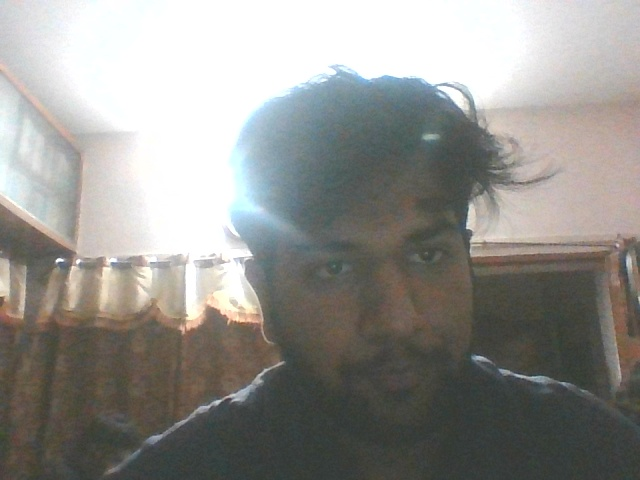
#> input picture captured_image.jpg, 640 x 480 px; its folder holds only this picture in this run
$ python -i multiplesketch.py   (imports and definitions only)
#> lines starting #> are read from the running program, lines starting #| are printed output that depends on the picture
#> further down, picture is the input picture: shape (480, 640, 3); mean B, G, R 141.5, 145.7, 146.7
import cv2
import os
import tkinter as tk
from tkinter import filedialog
from PIL import Image, ImageTk

# Function to apply Sketch effect to an image
def apply_sketch_effect(image):
    # Convert image to grayscale
    gray = cv2.cvtColor(image, cv2.COLOR_BGR2GRAY)
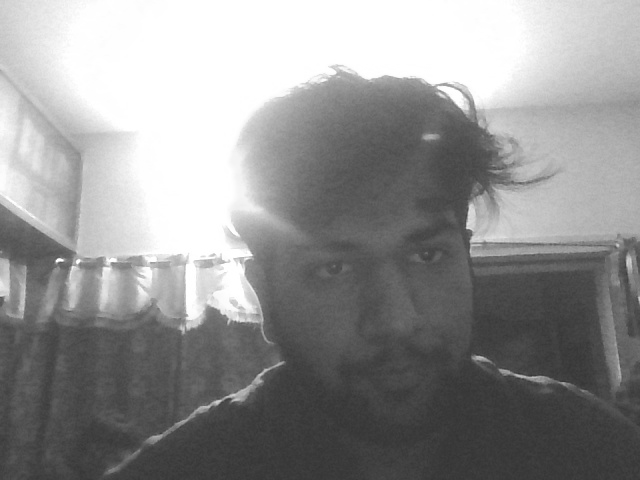
#> gray: shape (480, 640); min 51, max 255, mean 145.5

    # Invert the grayscale image
    inverted = cv2.bilateralFilter(gray, 9, 300, 300)

    # Apply Gaussian blur to the inverted image
    blurred = cv2.GaussianBlur(inverted, (21, 21), 10)
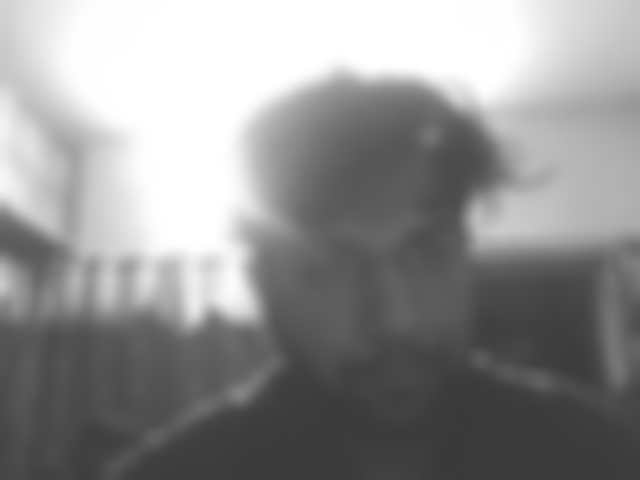
#> blurred: shape (480, 640); min 57, max 255, mean 145.5

    # Blend the grayscale image with the blurred image using the "color dodge" blend mode
    sketch = cv2.divide(gray, blurred, scale=256.0)
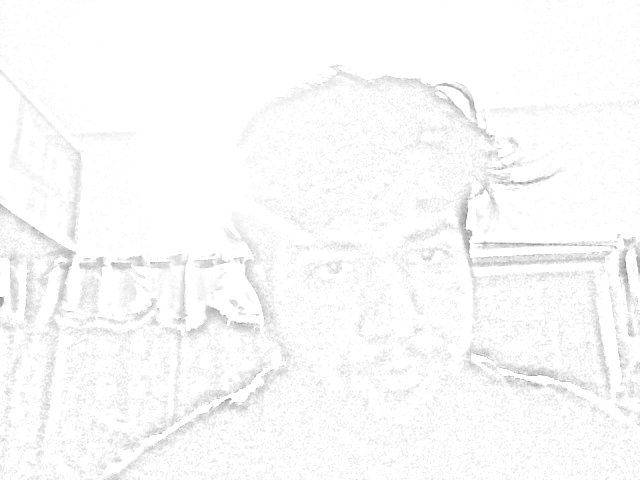
#> sketch: shape (480, 640); min 129, max 255, mean 250.3

    return sketch

# Function to process images in a directory
def process_images_in_directory():
   # Select the dataset directory using a file dialog
    dataset_directory = filedialog.askdirectory(title="Select Dataset Directory")

    if dataset_directory:
        # Create output directory
        output_directory = dataset_directory + "_Sketchified"
        if not os.path.exists(output_directory):
            os.makedirs(output_directory)

        # Iterate over each image in the directory
        for filename in os.listdir(dataset_directory):
            if filename.endswith(".jpg") or filename.endswith(".png") or filename.endswith(".jpeg"):
                # Read the image
                image_path = os.path.join(dataset_directory, filename)
                image = cv2.imread(image_path)

                # Apply Sketch effect
                Sketch_image = apply_sketch_effect(image)

                # Save the Sketchified image
                output_path = os.path.join(output_directory, filename)
                cv2.imwrite(output_path, Sketch_image)

                print(f"Processed image: {filename}")

        print("Sketch completed!")

# Create the main tkinter window
# [3 lines not run here, left out]

# [1 line that did not run here, left out]
# [1 line that did not run here, left out]
# [1 line that did not run here, left out]
# [1 line that did not run here, left out]

# Set the window position to the center of the screen
# [2 lines not run here, left out]

# [1 line that did not run here, left out]
# [1 line not run here, left out]


# Function to handle the button click event
def upload_dataset():
    process_images_in_directory()

# Create the upload button
# [1 line that did not run here, left out]
# [5 lines not run here, left out]

>>> import cv2
>>> picture = cv2.imread('captured_image.jpg')
>>> result = apply_sketch_effect(picture)

$ run again, on Ali.jpg
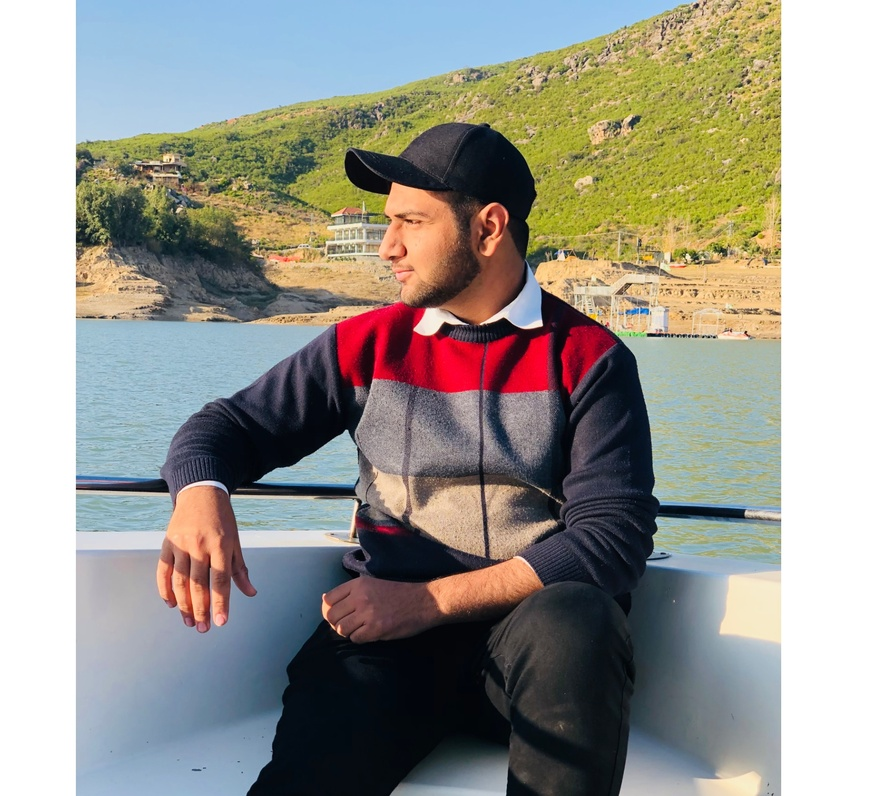
#> input picture Ali.jpg, 886 x 796 px, shrunk from 1809 x 1626 before the run
#> picture is the input picture: shape (796, 886, 3); mean B, G, R 142.6, 150.5, 152.4
#> in apply_sketch_effect, `blurred = cv2.GaussianBlur(inverted, (21, 21), 10)`:
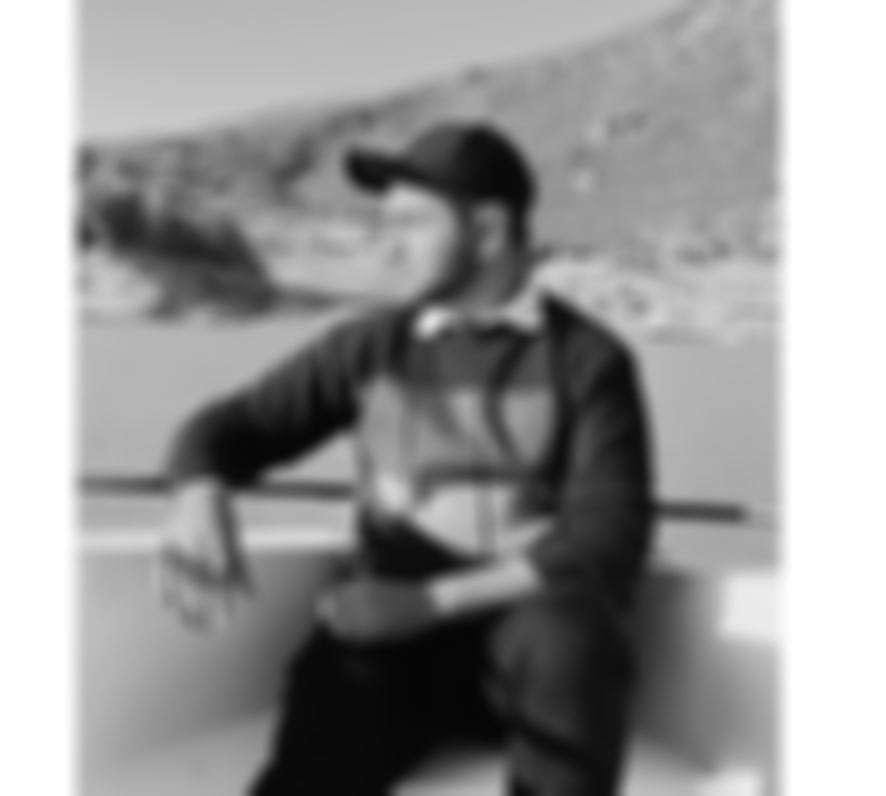
#> blurred: shape (796, 886); min 5, max 255, mean 150.1
#> in apply_sketch_effect, `sketch = cv2.divide(gray, blurred, scale=256.0)`:
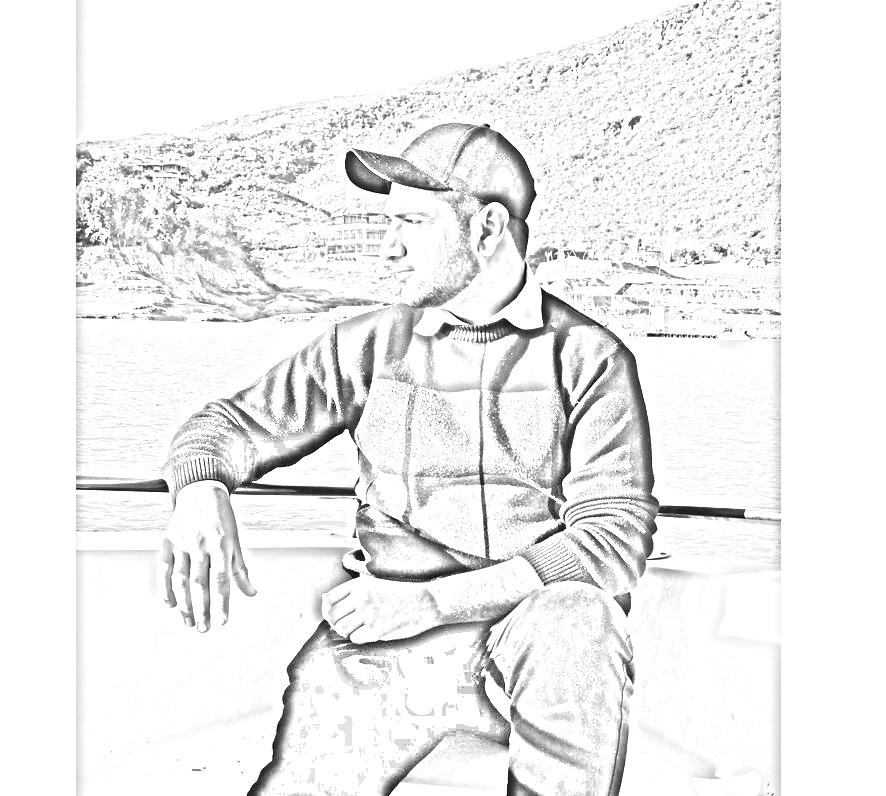
#> sketch: shape (796, 886); min 0, max 255, mean 238.2

$ run again, on Abdullah Bhaiii.jpeg
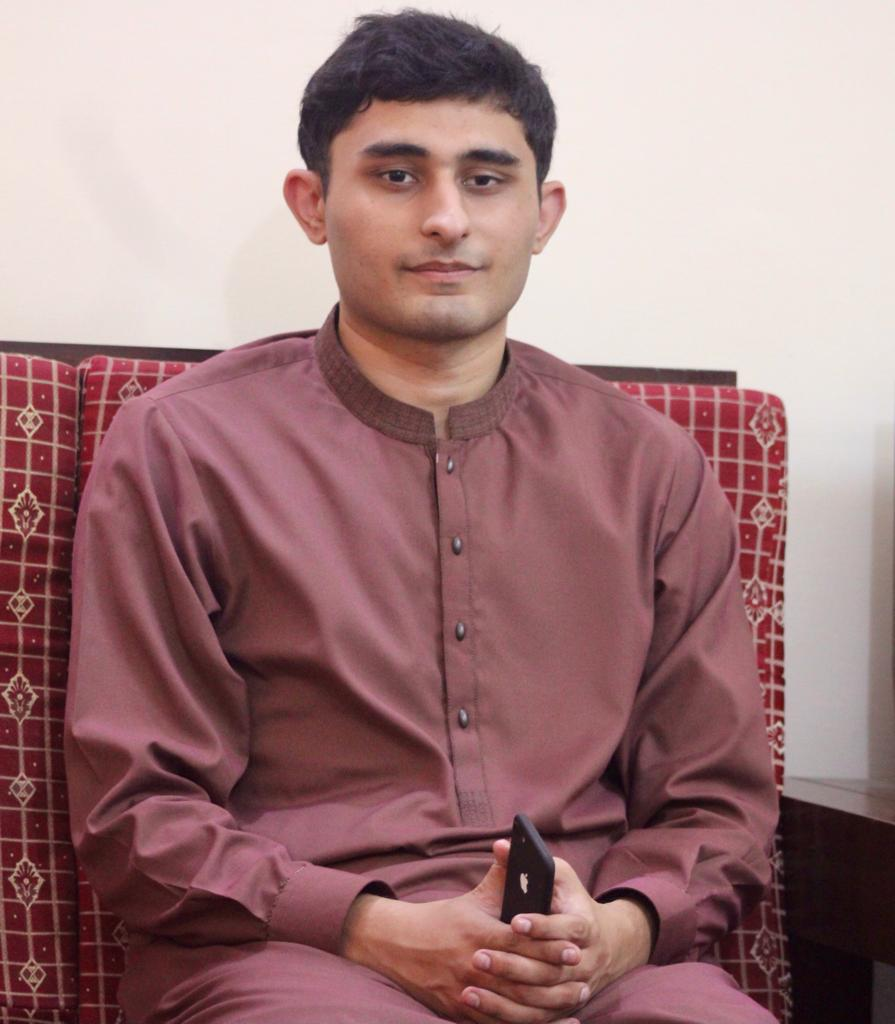
#> input picture Abdullah Bhaiii.jpeg, 895 x 1024 px
#> picture is the input picture: shape (1024, 895, 3); mean B, G, R 125.3, 124.1, 160.4
#> in apply_sketch_effect, `blurred = cv2.GaussianBlur(inverted, (21, 21), 10)`:
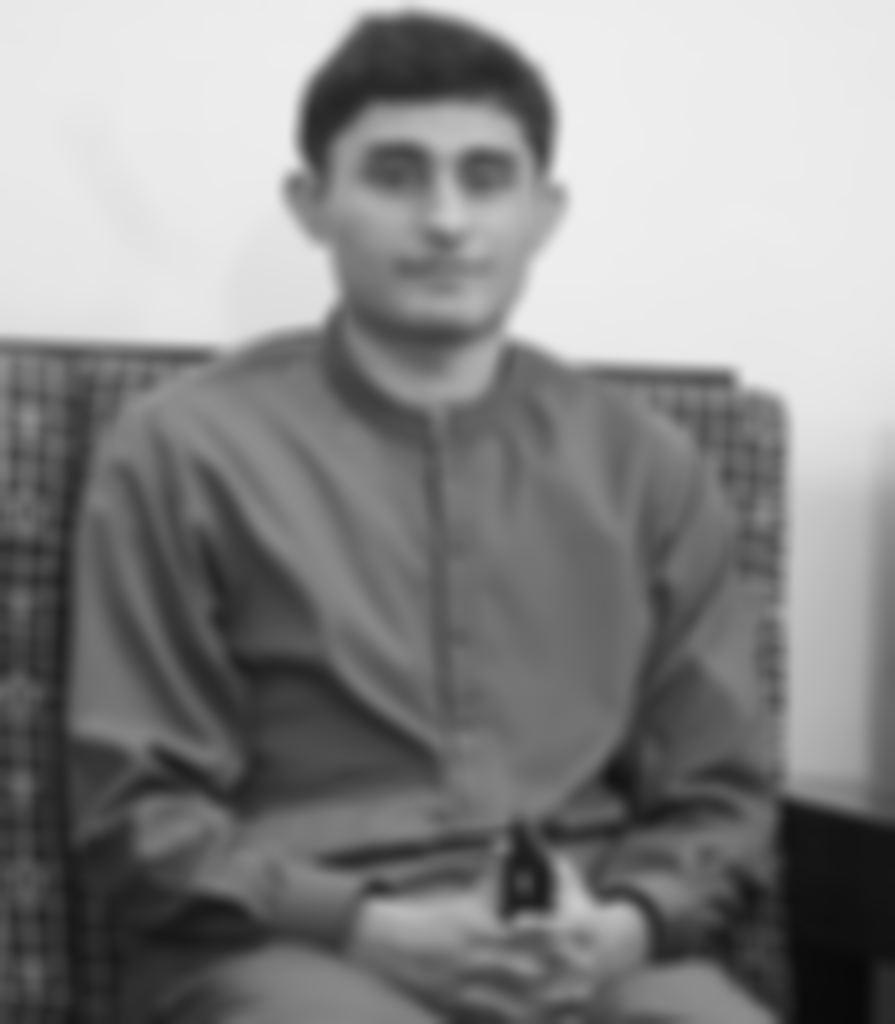
#> blurred: shape (1024, 895); min 9, max 239, mean 135.1
#> in apply_sketch_effect, `sketch = cv2.divide(gray, blurred, scale=256.0)`:
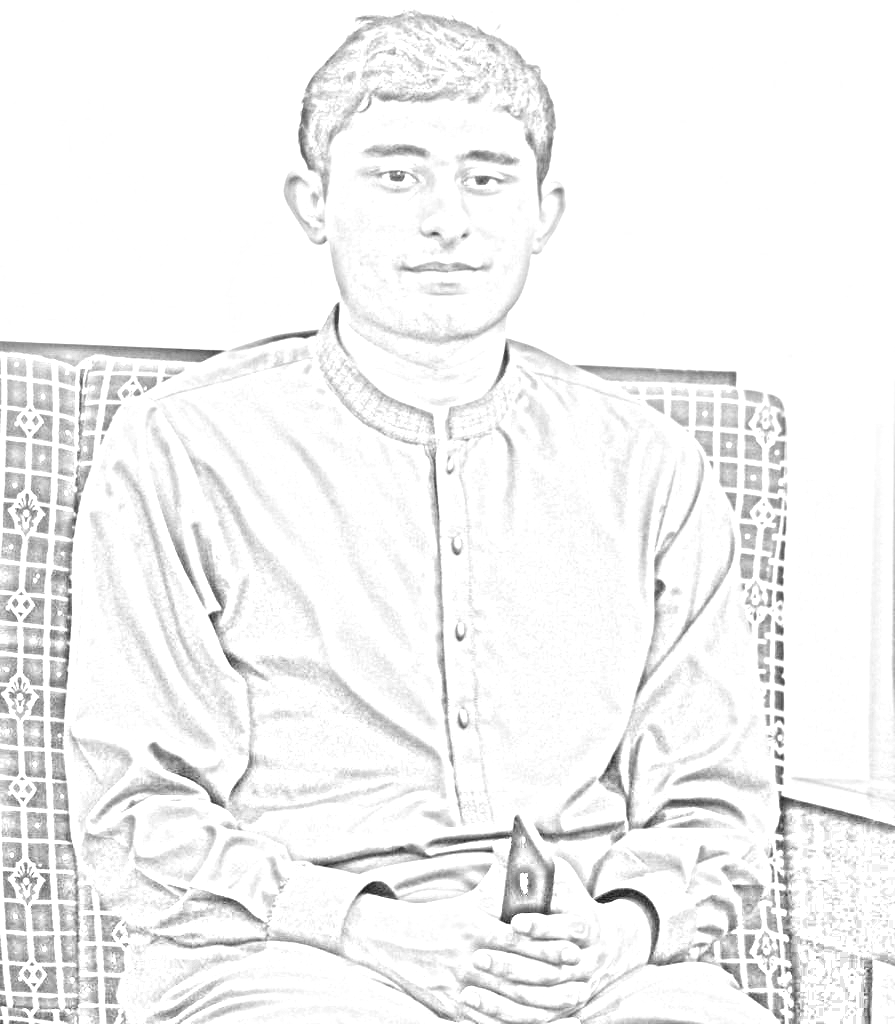
#> sketch: shape (1024, 895); min 25, max 255, mean 242.7

$ run again, on Abdullah Sajid.jpeg
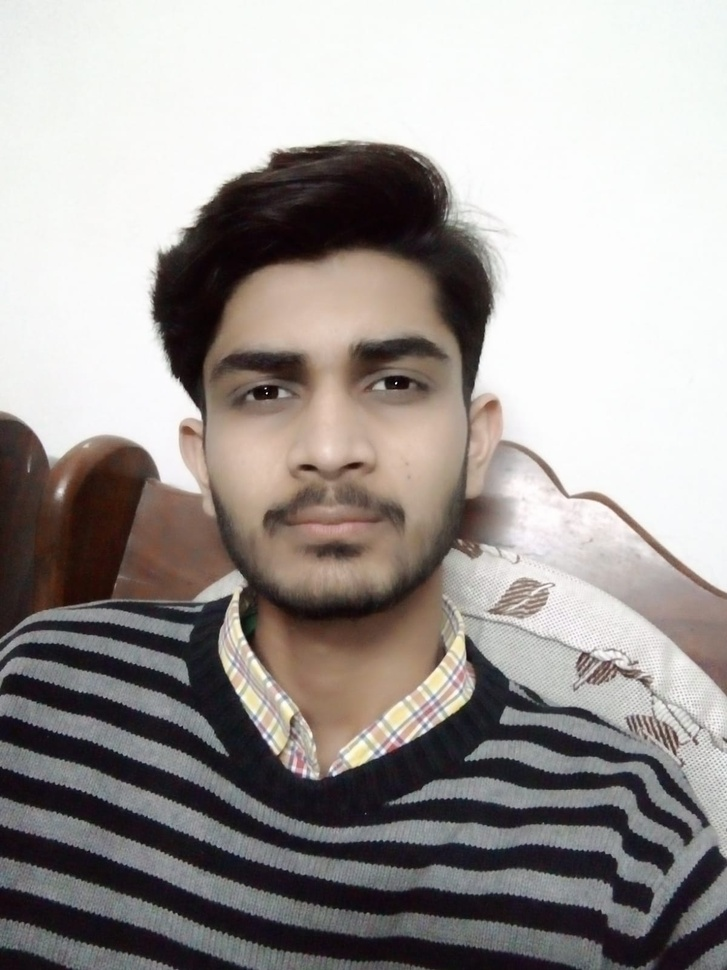
#> input picture Abdullah Sajid.jpeg, 727 x 970 px, shrunk from 1200 x 1600 before the run
#> picture is the input picture: shape (970, 727, 3); mean B, G, R 149.4, 152.1, 157.6
#> in apply_sketch_effect, `blurred = cv2.GaussianBlur(inverted, (21, 21), 10)`:
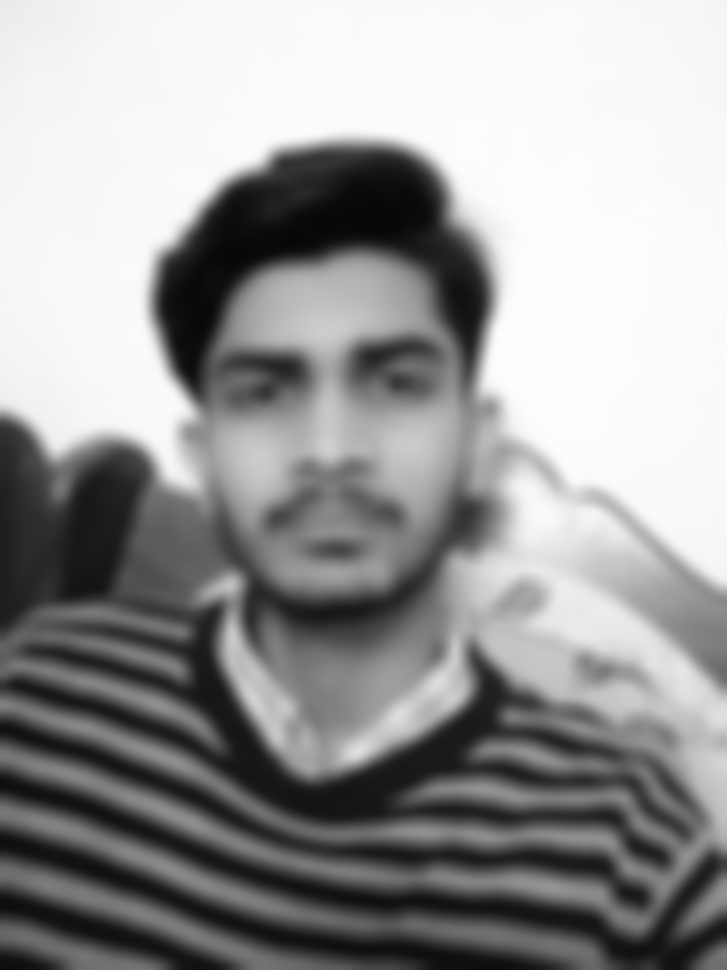
#> blurred: shape (970, 727); min 6, max 253, mean 153.4
#> in apply_sketch_effect, `sketch = cv2.divide(gray, blurred, scale=256.0)`:
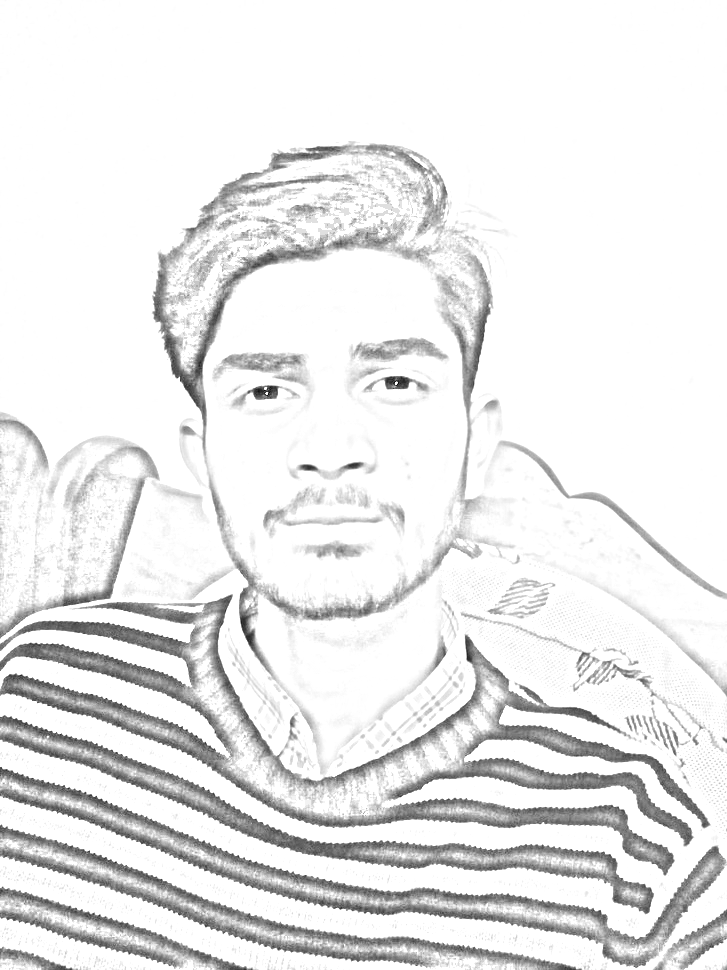
#> sketch: shape (970, 727); min 9, max 255, mean 233.2
